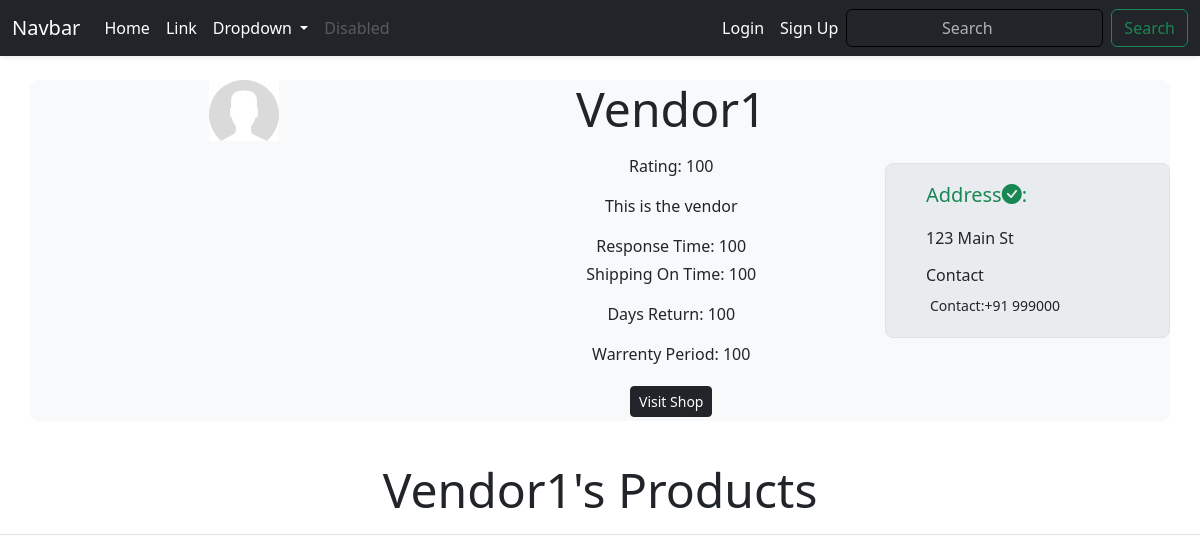
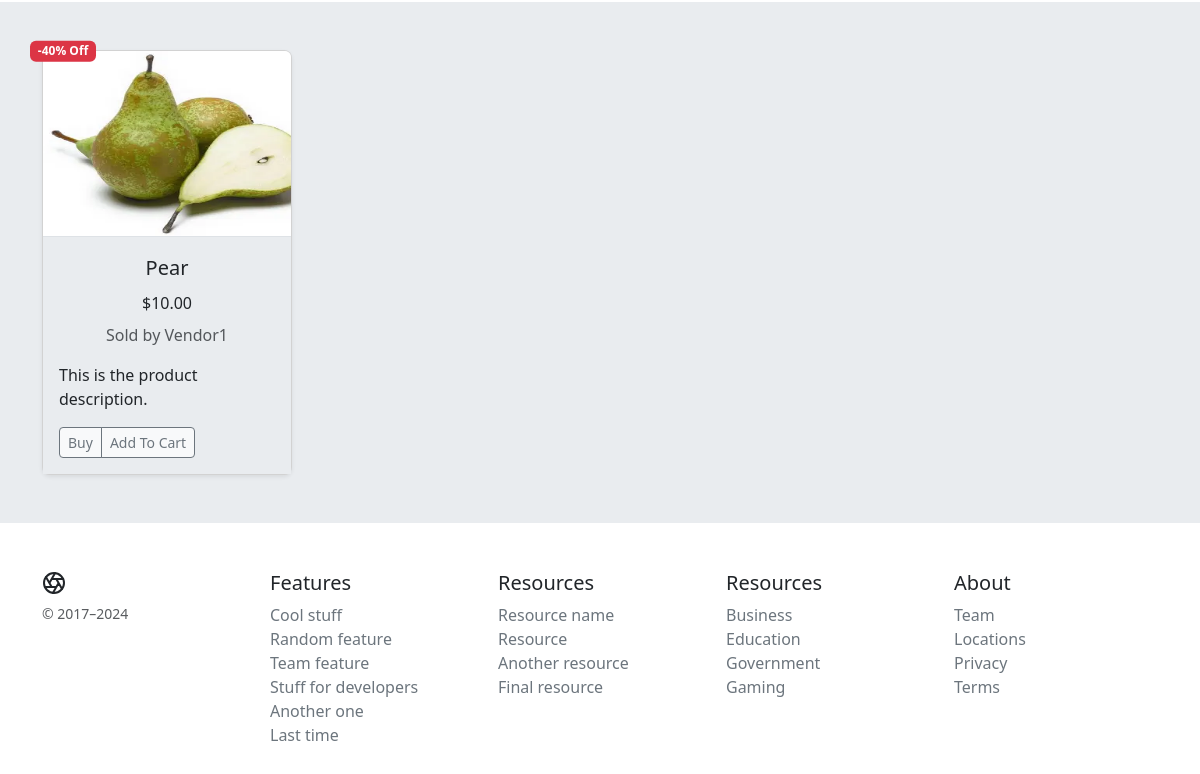
The app's page /vendor/vengd2fac2bfa/, older data (2 pictures, top to bottom).
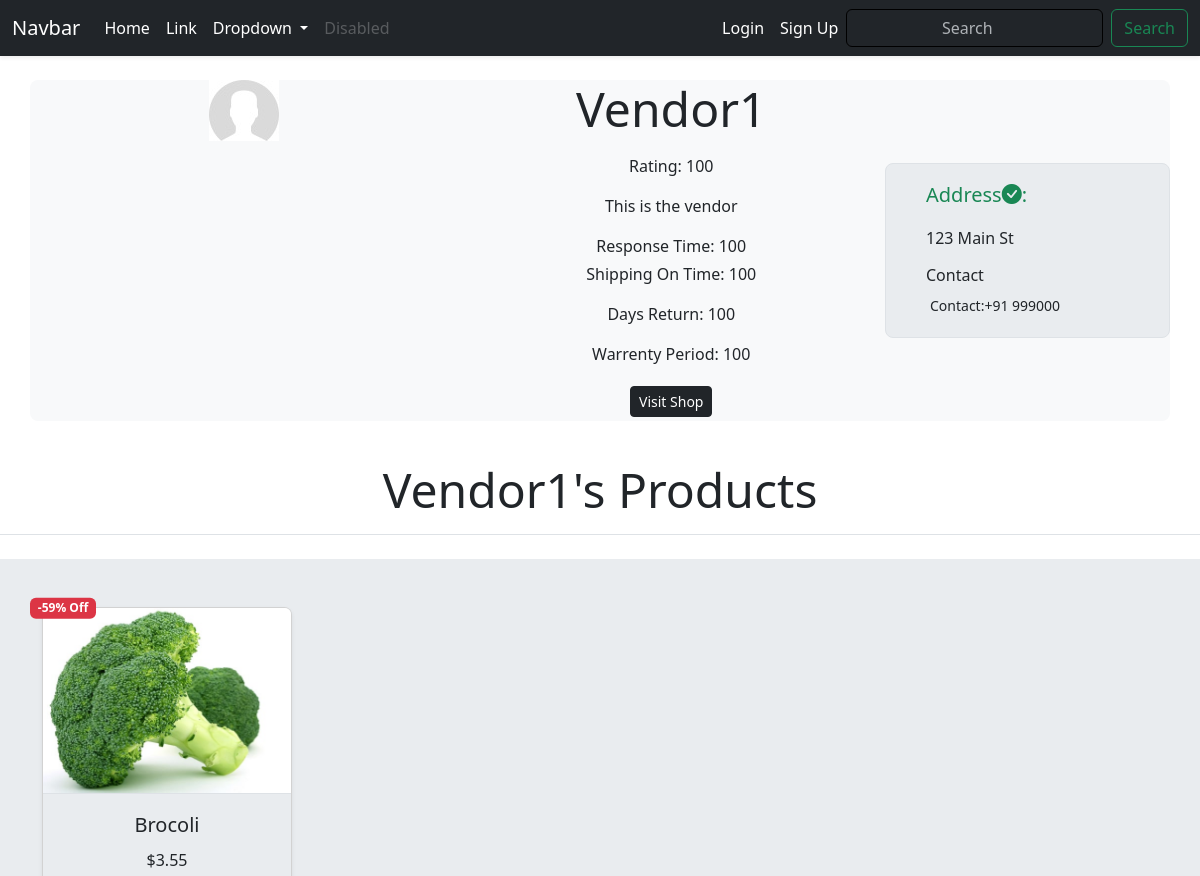
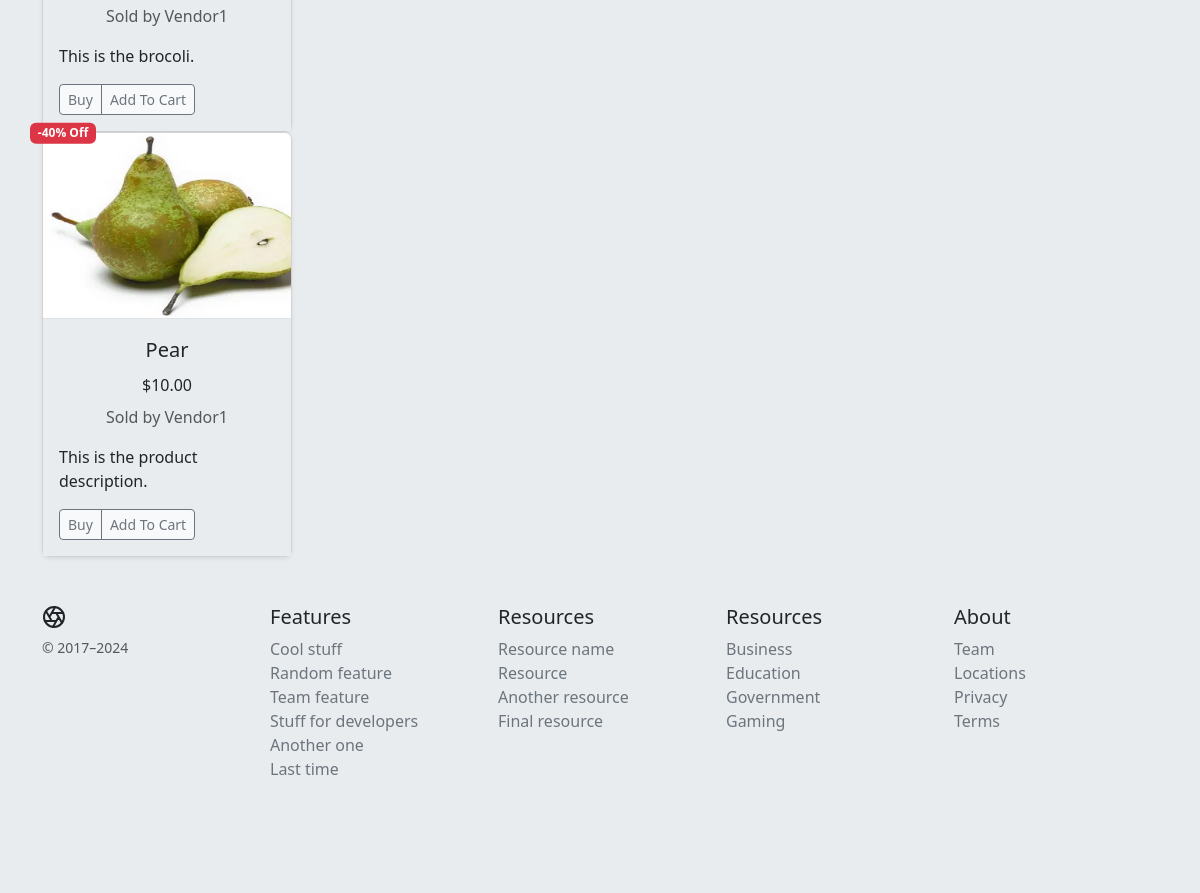
The same page, newer data (2 pictures, top to bottom).
### core/models.py (models this page shows, shortened)
class Vendor(models.Model):
    vid = ShortUUIDField(unique=True, length=10, max_length=20,
                         prefix="ven", alphabet="abcdefgh12345")
    title = models.CharField(max_length=100, default='DefaultVendorName')
    image = models.ImageField(
        upload_to=user_directory_path, default='category.jpg')
    description = models.TextField(
        null=True, blank=True, default="This is the product description.")
    user = models.ForeignKey(User, on_delete=models.SET_NULL, null=True)
    address = models.CharField(max_length=100, default="123 Main St")
    contact = models.CharField(max_length=100, default="+91 999000")
    chat_response_time = models.CharField(max_length=100, default="100")
    shipping_on_time = models.CharField(max_length=100, default="100")
    authentic_rating = models.CharField(max_length=100, default="100")
    days_return = models.CharField(max_length=100, default="100")
    warrenty_period = models.CharField(max_length=100, default="100")
    class Meta:
        verbose_name_plural = "Vendors"
    def __str__(self):
        return self.title

class Product(models.Model):
    pid = ShortUUIDField(unique=True, length=10,
                         max_length=20, alphabet='abcdefgh12345')
    title = models.CharField(max_length=100)
    image = models.ImageField(upload_to=user_directory_path)
    description = models.TextField(
        null=True, blank=True, default="This is the product description.")
    user = models.ForeignKey(User, on_delete=models.SET_NULL, null=True)
    category = models.ForeignKey(
        Category, on_delete=models.SET_NULL, null=True)
    vendor = models.ForeignKey(Vendor, on_delete=models.SET_NULL, null=True)
    price = models.DecimalField(
        max_digits=9999999, decimal_places=2, default="1.99")
    old_price = models.DecimalField(
        max_digits=9999999, decimal_places=2, default="2.99")
    specifications = models.TextField(null=True, blank=True)
    tags = TaggableManager(blank=True)
    product_status = models.CharField(
        choices=STATUS, max_length=10, default="in_review")
    status = models.BooleanField(default=True)
    in_stock = models.BooleanField(default=True)
    featured = models.BooleanField(default=False)
    digital = models.BooleanField(default=False)
    sku = ShortUUIDField(unique=True, length=4,
                         max_length=10, alphabet='1234567890')
    date = models.DateTimeField(auto_now_add=True)
    updated = models.DateTimeField(null=True, blank=True)
    class Meta:
        verbose_name_plural = "Products"
    def get_percentage(self):
        new_price = (self.price / self.old_price) * 100
        return new_price

### core/views.py (the view)
# urls.py: path('vendor/<vid>/', views.vendor_details, name='vendor-details'),
def vendor_details(request, vid):
    vendor = get_object_or_404(Vendor, vid=vid)
    products_of_vendor = Product.objects.filter(
        vendor=vendor, product_status='published').order_by('?')
    context = {
        'vendor': vendor,
        'products_of_vendor': products_of_vendor,
    }
    return render(request, 'core/vendor_details.html', context)

### core/context_processors.py (called while the page is built)
def default(request):
    categories_context = Category.objects.all()
    vendors_context=Vendor.objects.all()
    address = []
    return {
        'categories_context': categories_context,
        'vendors_context': vendors_context,
    }

### Templates/core/vendor_details.html (shortened to what this page needs)
{%extends 'core/base.html' %}
{%block content%}
{%load static %}
<div class="container my-4 bg-body-tertiary rounded-3">
    <div class="row justify-content-center align-items-center">
        <div class="col-lg-9 col-md-12 ">
            <div class="row">
                <div class="col-lg-6 col-md-7 position-relative text-center">
                    <img src="{{ vendor.image.url }}" class="img-fluid img-hover" alt="">
                </div>
                <div class="col-lg-6 col-md-5 bg-body-tertiary d-flex justify-content-center align-items-center">
                    <div class="text-center">
                        <p class="display-5">{{ vendor.title }}</p>
                        <p><small class="fs-6">Rating: {{ vendor.authentic_rating}}</small></p>
                        <p><small class="fs-6">{{ vendor.description }}</small></p>
                        <p class="mb-1 fs-6">Response Time: {{ vendor.chat_response_time }}</p>
                        <p class="mb-1 fs-6">Shipping On Time: {{ vendor.shipping_on_time }}</p>
                        <p><small class="fs-6">Days Return: {{ vendor.days_return }}</small></p>
                        <p><small class="fs-6">Warrenty Period: {{ vendor.warrenty_period }}</small></p>
                        <div class="btn-group">
                            <a href="{% url 'core:vendor-shop' vendor.vid %}" class="btn btn-sm btn-dark m-1">Visit
                                Shop</a>
                        </div>
                    </div>
                </div>
            </div>
        </div>
        <div class="col-lg-3 col-md-12 bg-body-secondary rounded-3 border">
            <div class="row justify-content-center align-items-center m-2 p-2">
                <div class="col-md-6 col-sm-6 col-lg-12 col-xl-12">
                    <p class="lead fw-normal text-success">Address<i class="bi bi-check-circle-fill"></i>: </p>
                    <p>{{vendor.address}}</p>
                </div>
                <div class="col-md-6 col-sm-6 col-lg-12 col-xl-12">
                    <h6>Contact</h6>
                    <p class="m-1"><small>Contact:{{vendor.contact}}</small></p>
                </div>
            </div>
        </div>
    </div>
</div>
<h2 class="p-3 my-4 border-bottom display-5 text-center">{{vendor.title}}'s Products</h2>
<div class="album py-5 bg-body-secondary">
    <div class="container">
        <div class="row row-cols-1 row-cols-sm-2 row-cols-md-3 g-3">
            {% for p in products_of_vendor %}
            <div class="col">
                <div class="card shadow-sm border-1 rounded-3" style="max-width: 250px; position: relative;">
                    <div class="position-absolute top-0 start-0 translate-middle badge bg-danger"
                        style="z-index: 1; margin-left: 20px;">
                        -{{p.get_percentage|floatformat:0}}% Off
                    </div>
                    <a href="{% url 'core:product-details' p.pid %}" class="text-decoration-none text-dark">
                        <div class="ratio ratio-4x3">
                            <img src="{{ p.image.url }}"
                                class="bd-placeholder-img card-img-top img-responsive border-1 border-bottom  rounded-top"
                                width="100%" height="100%" role="img" preserveAspectRatio="xMidYMid slice"
                                focusable="false">
                        </div>
                        <div class="card-body bg-body-secondary">
                            <p class="card-title text-center fs-5">{{p.title}}</p>
                    </a>
                    <p class="card-title text-center fs-6">${{p.price}}</p>
                    <p class="card-text text-center"><small class="text-body-secondary fs-6">Sold by
                            {{p.vendor}}</small></p>
                    <p class="card-text">{{p.description}}</p>
                    <div class="d-flex justify-content-between align-items-center">
                        <div class="btn-group bg-body-tertiary">
                            <button type="button" class="btn btn-sm btn-outline-secondary">Buy</button>
                            <button type="button" class="btn btn-sm btn-outline-secondary">Add To Cart</button>
                        </div>
                    </div>
                </div>
            </div>
            {%endfor%}
        </div>
    </div>
</div>
{%endblock%}

### Templates/core/base.html (shortened to what this page needs)
{% load static %}
<!doctype html>
<html lang="en">
<head>
    <link href="https://cdn.jsdelivr.net/npm/bootstrap@5.3.3/dist/css/bootstrap.min.css" rel="stylesheet"
>
    <link rel="stylesheet" href="https://cdn.jsdelivr.net/npm/bootstrap-icons@1.11.3/font/bootstrap-icons.min.css">
    <link rel="stylesheet" href="{% static 'css/styles.css' %}">
    <link rel="stylesheet" href="https://cdnjs.cloudflare.com/ajax/libs/OwlCarousel2/2.3.4/assets/owl.carousel.min.css"
 />
</head>
<body class="container-fluid m-0 p-0">
    {%include 'core/navbar.html' %}
    {% block content %}
    {% endblock content %}
    {%include 'core/footer.html' %}
</body>
</html>

### Templates/core/navbar.html (shortened to what this page needs)
{%load static %}
<head>
</head>
<body>
    <nav class="navbar navbar-expand-lg navbar-dark bg-dark shadow-sm sticky-top" data-bs-theme="dark">
        <div class="container-fluid">
            <a class="navbar-brand" href="#">Navbar</a>
            <div class="collapse navbar-collapse" id="navbarSupportedContent">
                <ul class="navbar-nav me-auto mb-2 mb-lg-0">
                    <li class="nav-item">
                        <a class="nav-link active" aria-current="page" href="{% url 'core:home' %}">Home</a>
                    </li>
                    <li class="nav-item">
                        <a class="nav-link active" href="#">Link</a>
                    </li>
                    <li class="nav-item dropdown">
                        <a class="nav-link active dropdown-toggle" href="#" id="navbarDropdown" role="button"
                            data-bs-toggle="dropdown" aria-expanded="false">
                            Dropdown
                        </a>
                    </li>
                    <li class="nav-item">
                        <a class="nav-link disabled" aria-disabled="true">Disabled</a>
                    </li>
                </ul>
                {% if request.user.is_authenticated%}
                <ul class="navbar-nav mb-2 mb-lg-0">
                    <li class="nav-item">
                        <a class="nav-link active" href="#">Cart</a>
                    </li>
                    <li class="nav-item">
                        <a class="nav-link active" href="#">Orders</a>
                    </li>
                    <li class="nav-item">
                        <a class="nav-link active" href="{% url 'userauth:logout' %}">Logout</a>
                    </li>
                </ul>
                {%else%}
                <ul class="navbar-nav mb-2 mb-lg-0">
                    <li class="nav-item">
                        <a class="nav-link active" href="{% url 'userauth:login' %}">Login</a>
                    </li>
                    <li class="nav-item">
                        <a class="nav-link active" href="{% url 'userauth:sign-up' %}">Sign Up</a>
                    </li>
                </ul>
                {%endif%}
                <form class="d-flex" role="search">
                    <input class="form-control me-2" type="search" placeholder="Search" aria-label="Search">
                    <button class="btn btn-outline-success" type="submit">Search</button>
                </form>
            </div>
        </div>
    </nav>

### Templates/core/footer.html (shortened to what this page needs)
<footer class="container py-5">
    <div class="row">
        <div class="col-12 col-md">
            <small class="d-block mb-3 text-body-secondary">© 2017–2024</small>
        </div>
        <div class="col-6 col-md">
            <h5>Features</h5>
            <ul class="list-unstyled text-small">
                <li><a class="link-secondary text-decoration-none" href="#">Cool stuff</a></li>
                <li><a class="link-secondary text-decoration-none" href="#">Random feature</a></li>
                <li><a class="link-secondary text-decoration-none" href="#">Team feature</a></li>
                <li><a class="link-secondary text-decoration-none" href="#">Stuff for developers</a></li>
                <li><a class="link-secondary text-decoration-none" href="#">Another one</a></li>
                <li><a class="link-secondary text-decoration-none" href="#">Last time</a></li>
            </ul>
        </div>
        <div class="col-6 col-md">
            <h5>Resources</h5>
            <ul class="list-unstyled text-small">
                <li><a class="link-secondary text-decoration-none" href="#">Resource name</a></li>
                <li><a class="link-secondary text-decoration-none" href="#">Resource</a></li>
                <li><a class="link-secondary text-decoration-none" href="#">Another resource</a></li>
                <li><a class="link-secondary text-decoration-none" href="#">Final resource</a></li>
            </ul>
        </div>
        <div class="col-6 col-md">
            <h5>Resources</h5>
            <ul class="list-unstyled text-small">
                <li><a class="link-secondary text-decoration-none" href="#">Business</a></li>
                <li><a class="link-secondary text-decoration-none" href="#">Education</a></li>
                <li><a class="link-secondary text-decoration-none" href="#">Government</a></li>
                <li><a class="link-secondary text-decoration-none" href="#">Gaming</a></li>
            </ul>
        </div>
        <div class="col-6 col-md">
            <h5>About</h5>
            <ul class="list-unstyled text-small">
                <li><a class="link-secondary text-decoration-none" href="#">Team</a></li>
                <li><a class="link-secondary text-decoration-none" href="#">Locations</a></li>
                <li><a class="link-secondary text-decoration-none" href="#">Privacy</a></li>
                <li><a class="link-secondary text-decoration-none" href="#">Terms</a></li>
            </ul>
        </div>
    </div>
</footer>

### static/css/styles.css (style rules this page uses)
.card { transition: transform 0.3s, box-shadow 0.3s; border-radius: 15px; }
.btn { transition: color 0.3s; }
.form-control { border-color: black; }
input::placeholder { text-align: center; }
.img-hover { transition: transform 0.3s ease; }

Row changes from the older to the newer data that the page shows:
added Product: get_percentage "59", image (picture), title "Brocoli", price "3.55", vendor "Vendor1", description "This is the brocoli."
